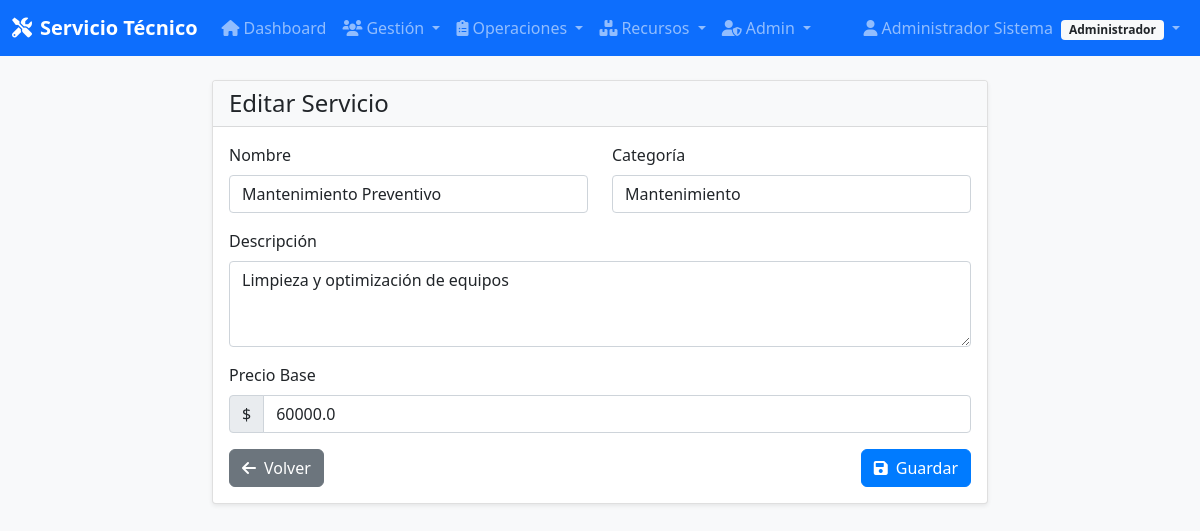
The page /servicios/3/editar (signed in) on the database its author committed.
### app/models/models.py (models this page shows, shortened)
class Usuario(UserMixin, db.Model):
    __tablename__ = 'usuarios'
    id = db.Column(db.Integer, primary_key=True)
    nombre = db.Column(db.String(100), nullable=False)
    email = db.Column(db.String(120), unique=True, nullable=False, index=True)
    password_hash = db.Column(db.String(255), nullable=False)
    telefono = db.Column(db.String(20))
    rol = db.Column(db.String(20), nullable=False, default='usuario')
    fecha_creacion = db.Column(db.DateTime, default=datetime.utcnow)
    def is_admin(self):
        return self.rol == 'administrador'

class Servicio(db.Model):
    __tablename__ = 'servicios'
    id = db.Column(db.Integer, primary_key=True)
    nombre = db.Column(db.String(100), nullable=False)
    descripcion = db.Column(db.Text)
    precio_base = db.Column(db.Float, nullable=False)
    categoria = db.Column(db.String(50))
    solicitudes = db.relationship('Solicitud', backref='servicio', lazy=True)

### app/controllers/servicios.py (the view, shortened to what this page needs)
@servicios_bp.route('/<int:id>/editar', methods=['GET', 'POST'])
@admin_required
def edit(id):
    servicio = Servicio.query.get_or_404(id)
    form = ServicioForm(obj=servicio)
    return render_template('servicios/form.html', form=form, title='Editar Servicio')

### app/forms.py
class ServicioForm(FlaskForm):
    nombre = StringField('Nombre', validators=[DataRequired(), Length(min=2, max=100)])
    descripcion = TextAreaField('Descripción')
    precio_base = FloatField('Precio Base', validators=[DataRequired(), NumberRange(min=0)])
    categoria = StringField('Categoría', validators=[Length(max=50)])

### app/templates/servicios/form.html (shortened to what this page needs)
{% extends "base.html" %}
{% block content %}
<div class="row justify-content-center">
    <div class="col-md-8">
        <div class="card">
            <div class="card-header">
                <h4 class="mb-0">{{ title }}</h4>
            </div>
            <div class="card-body">
                <form method="POST">
                    <div class="row">
                        <div class="col-md-6">
                            <div class="mb-3">
                                {{ form.nombre.label(class="form-label") }}
                                {{ form.nombre(class="form-control" + (" is-invalid" if form.nombre.errors else "")) }}
                            </div>
                        </div>
                        <div class="col-md-6">
                            <div class="mb-3">
                                {{ form.categoria.label(class="form-label") }}
                                {{ form.categoria(class="form-control") }}
                            </div>
                        </div>
                    </div>
                    <div class="mb-3">
                        {{ form.descripcion.label(class="form-label") }}
                        {{ form.descripcion(class="form-control", rows="3") }}
                    </div>
                    <div class="mb-3">
                        {{ form.precio_base.label(class="form-label") }}
                        <div class="input-group">
                            <span class="input-group-text">$</span>
                            {{ form.precio_base(class="form-control" + (" is-invalid" if form.precio_base.errors else "")) }}
                        </div>
                    </div>
                    <div class="d-flex justify-content-between">
                        <a href="{{ url_for('servicios.list') }}" class="btn btn-secondary">
                            <i class="fas fa-arrow-left me-2"></i>Volver
                        </a>
                        <button type="submit" class="btn btn-primary">
                            <i class="fas fa-save me-2"></i>Guardar
                        </button>
                    </div>
                </form>
            </div>
        </div>
    </div>
</div>
{% endblock %}

### app/templates/base.html (shortened to what this page needs)
<!DOCTYPE html>
<html lang="es">
<head>
    <link href="https://cdn.jsdelivr.net/npm/bootstrap@5.1.3/dist/css/bootstrap.min.css" rel="stylesheet">
    <link href="https://cdnjs.cloudflare.com/ajax/libs/font-awesome/6.0.0/css/all.min.css" rel="stylesheet">
    <link href="{{ url_for('static', filename='css/style.css') }}" rel="stylesheet">
</head>
<body>
    {% if current_user.is_authenticated %}
    <nav class="navbar navbar-expand-lg navbar-dark bg-primary">
        <div class="container-fluid">
            <a class="navbar-brand" href="{{ url_for('main.index') }}">
                <i class="fas fa-tools me-2"></i>Servicio Técnico
            </a>
            <div class="collapse navbar-collapse" id="navbarNav">
                <ul class="navbar-nav me-auto">
                    <li class="nav-item">
                        <a class="nav-link" href="{{ url_for('main.index') }}">
                            <i class="fas fa-home me-1"></i>Dashboard
                        </a>
                    </li>
                    {% if current_user.is_admin() %}
                    <li class="nav-item dropdown">
                        <a class="nav-link dropdown-toggle" href="#" role="button" data-bs-toggle="dropdown">
                            <i class="fas fa-users me-1"></i>Gestión
                        </a>
                    </li>
                    <li class="nav-item dropdown">
                        <a class="nav-link dropdown-toggle" href="#" role="button" data-bs-toggle="dropdown">
                            <i class="fas fa-clipboard-list me-1"></i>Operaciones
                        </a>
                    </li>
                    <li class="nav-item dropdown">
                        <a class="nav-link dropdown-toggle" href="#" role="button" data-bs-toggle="dropdown">
                            <i class="fas fa-boxes me-1"></i>Recursos
                        </a>
                    </li>
                    <li class="nav-item dropdown">
                        <a class="nav-link dropdown-toggle" href="#" role="button" data-bs-toggle="dropdown">
                            <i class="fas fa-user-shield me-1"></i>Admin
                        </a>
                    </li>
                    {% endif %}
                </ul>
                <ul class="navbar-nav">
                    <li class="nav-item dropdown">
                        <a class="nav-link dropdown-toggle" href="#" role="button" data-bs-toggle="dropdown">
                            <i class="fas fa-user me-1"></i>{{ current_user.nombre }}
                            <span class="badge bg-light text-dark ms-1">{{ current_user.rol.title() }}</span>
                        </a>
                    </li>
                </ul>
            </div>
        </div>
    </nav>
    {% endif %}
    <main class="container-fluid mt-4">
        {% block content %}{% endblock %}
    </main>
</body>
</html>

### app/static/css/style.css (style rules this page uses)
body { background-color: #f8f9fa; font-family: "Segoe UI", Tahoma, Geneva, Verdana, sans-serif; }
.navbar-brand { font-weight: bold; }
.card { box-shadow: 0 0.125rem 0.25rem rgba(0, 0, 0, 0.075); border: 1px solid rgba(0, 0, 0, 0.125); }
.card-header { background-color: #f8f9fa; border-bottom: 1px solid rgba(0, 0, 0, 0.125); }
.btn { border-radius: 0.375rem; }
.badge { font-size: 0.75em; }
.btn-primary { background-color: #007bff; border-color: #007bff; }
.card, .btn, .form-control { transition: all 0.2s ease-in-out; }

### rows shown on the page
Usuario: nombre "Administrador Sistema", rol "Administrador"
Servicio: nombre "Mantenimiento Preventivo", categoria "Mantenimiento", descripcion "Limpieza y optimización de equipos", precio_base "60000.0"

### other values the page prints
{{ title }} "Editar Servicio"
